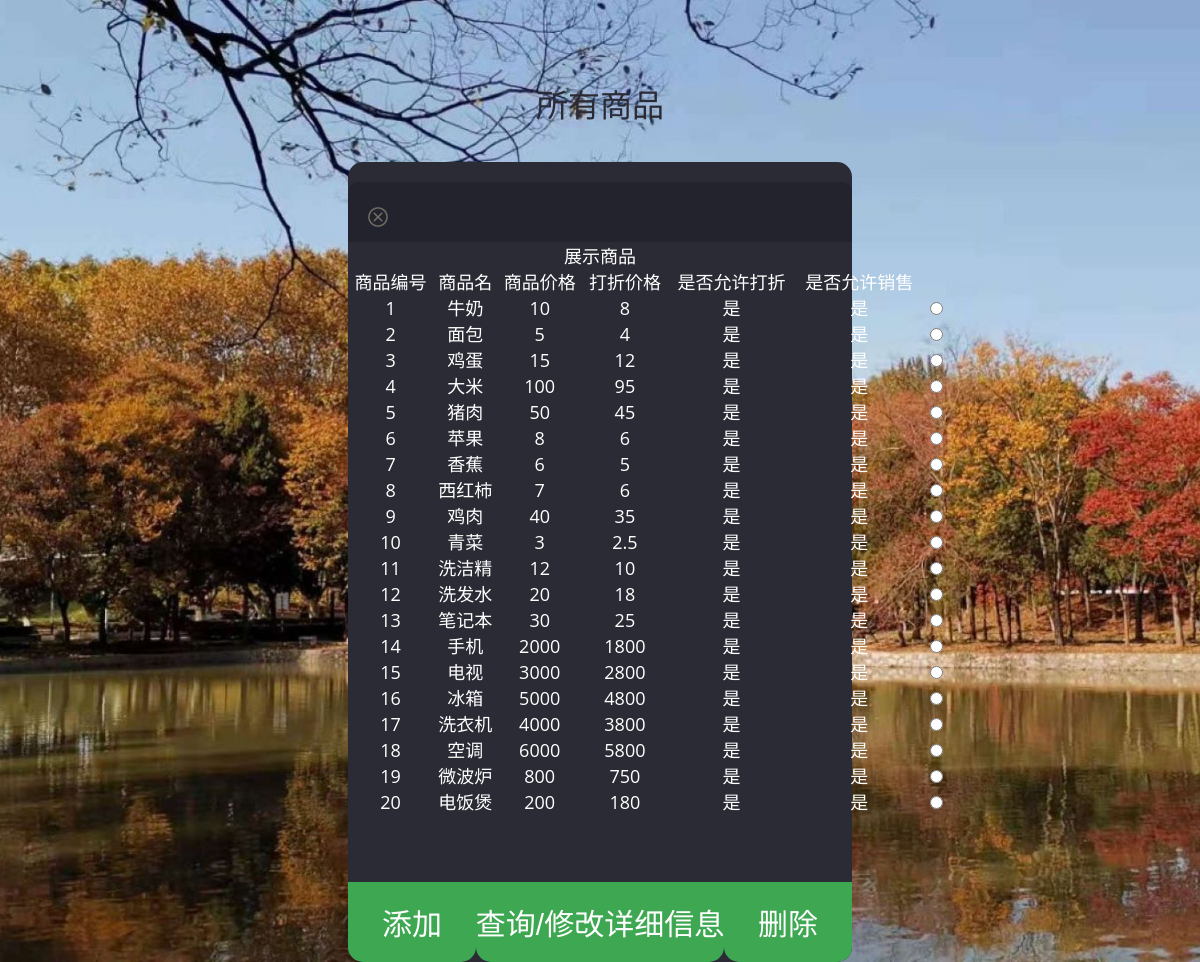
/saler/show_product (signed in), run on the app's committed database.
### tables this page shows
CREATE TABLE Product (
  product_id INT PRIMARY KEY,
  product_name VARCHAR(50) NOT NULL ,
  price DECIMAL(10,2) NOT NULL ,
  promotion_price DECIMAL(10,2) NOT NULL,
  promotion_start_date DATE,
  promotion_end_date DATE,
  allow_discount BOOLEAN NOT NULL DEFAULT TRUE,
  stock_quantity INT DEFAULT 0,
  stock_alert_quantity INT DEFAULT 9999,
  planned_purchase_quantity INT DEFAULT 0,
  allow_sales BOOLEAN DEFAULT TRUE,
  supplier_id INT NOT NULL,
  FOREIGN KEY (supplier_id) REFERENCES Supplier(supplier_id)
);

### MIS.py (the view, shortened to what this page needs)
@app.route('/saler/show_product', methods=['GET', 'POST'])
def saler_show_product(keyword=None):
    if not is_vaild('saler'):
        flash('无权限, 请登录!', 'error')
        return redirect(url_for('index'))
    error = None
    conn = conn_db()
    cur = conn.cursor()
    keyword = request.args.get('keyword')
    if keyword:
        products = cur.execute(
            '''SELECT product_id, product_name, price, promotion_price, allow_discount, allow_sales FROM Product where product_name LIKE ?''',
            ['%' + keyword + '%'])
    else:
        products = cur.execute('''SELECT product_id, product_name, price, promotion_price, allow_discount, allow_sales FROM Product''')
    return render_template('saler_show_product.html', error=error, goods=products)

### MIS.py (called while the page is built)
def conn_db():
    try:
        return sqlite3.connect(DATABASE)
    except Exception as e:
        print(e)

@app.before_request
def before_request():
    g.db = conn_db()

@app.teardown_request
def teardown_request(exception):
    if exception:
        logging.exception('An exception occurred during the request: %s', exception)
    if hasattr(g, 'db'):
        g.db.close()

def user_online():
    if 'user_id' in session:
        return True
    else:
        return False

def is_vaild(type):
    if user_online() and session['type'] == type:
        return True

### templates/saler_show_product.html (shortened to what this page needs)
<!DOCTYPE html>
<html>
<head>
<link href="../static/css/style.css" rel='stylesheet' type='text/css' />
<link href='fonts.useso.com/css?family=PT+Sans:400,700,400italic,700italic|Oswald:400,300,700' rel='stylesheet' type='text/css'>
<link href='fonts.useso.com/css?family=Exo+2' rel='stylesheet' type='text/css'>
</head>
{% block content %}
<body>
 <h1>所有商品</h1>
<div class="show-form">
	<div class="close" onclick="goback();"></div>
		<div class="head-info">
			<label class="lbl-1"> </label>
			<label class="lbl-2"> </label>
			<label class="lbl-3"> </label>
		</div>
    <form action="" method="post">
        <table width="600" border="1" align="center">
            <h4 align="center">展示商品</h4>
            <tr>
                <th align="center">商品编号</th>
                <th align="center">商品名</th>
                <th align="center">商品价格</th>
                <th align="center">打折价格</th>
                <th align="center">是否允许打折</th>
                <th align="center">是否允许销售</th>
            </tr>
            {% for good in goods %}
            <tr>
                <th>{{good[0]}}</th>
                <th>{{good[1]}}</th>
                <th>{{good[2]}}</th>
                <th>{{good[3]}}</th>
                <th>{% if good[4] != 0 %}是{% else %}否{% endif %}</th>
                <th>{% if good[5] != 0 %}是{% else %}否{% endif %}</th>
                <th align="center"><input type="radio" name="radio" value={{ good[0] }}></th>
            </tr>
            {% endfor %}
        </table>
        <br><br>
        <div class=actions align = "center" >
	        <input align="left" type='submit' name="add" value="添加" >
            <input align="center" type="submit" name="modify" value="查询/修改详细信息">
            <input align="right" type="submit" name="delete" value="删除">
	    </div>
    </form>
    </div>
</body>
{% endblock %}
</html>

### static/css/style.css (style rules this page uses)
html,body,div,span,applet,object,iframe,h1,h2,h3,h4,h5,h6,p,blockquote,pre,a,abbr,acronym,address,big,cite,code,del,dfn,em,img,ins,kbd,q,s,samp,small,strike,strong,sub,sup,tt,var,b,u,i,dl,dt,dd,ol,nav ul,nav li,fieldset,form,label,legend,table,caption,tbody,tfoot,thead,tr,th,td,article,aside,canvas,details,embed,figure,figcaption,footer,header,hgroup,menu,nav,output,ruby,section,summary,time,mark,audio,video { margin:0;padding:0;border:0;font-size:100%;font:inherit;vertical-align:baseline; }
table { border-collapse:collapse;border-spacing:0; }
body { background: url(../images/bg1.jpg) no-repeat 0px 0px; font-family: 'Open Sans', sans-serif; background-size:cover; -webkit-background-size:cover; -moz-background-size:cover; -o-background-size:cover; }
body a,form li,input[type="submit"],input[type="text"],.sixth-login input[type="submit"],.third-login input[type="submit"] { transition: 0.1s all; -webkit-transition: 0.1s all; -moz-transition: 0.1s all; -o-transition: 0.1s all; }
.close { background: url('../images/close.png') no-repeat 0px 0px; cursor: pointer; width: 20px; height: 20px; position: relative; left: 20px; top: 2.5em; -webkit-transition: color 0.2s ease-in-out; -moz-transition: color 0.2s ease-in-out; -o-transition: color 0.2s ease-in-out; transition: color 0.2s ease-in-out; }
h1 { font-family: 'Exo 2', sans-serif; text-align: center; padding-top: 80px; font-weight: 400; color: #2B2B36; font-size: 2em; }
.actions { display: flex; justify-content: space-between; align-items: center; margin-top: 20px; }
table { margin: 0 auto; }
.show-form { background: #2b2b36; position: relative; width: 42%; margin: 3% auto 0 auto; text-align: center; border-radius: 15px; -webkit-border-radius: 15px; -moz-border-radius: 15px; -o-border-radius: 15px; font-size: 18px; color: #FFFFFF; }
.head-info { padding: 5px 0; text-align: center; font-weight: 600; font-size: 2em; color: #fff; background: #23232e; height: 50px; border-top-left-radius: 10px; -webkit-border-top-left-radius: 10px; -moz-border-top-left-radius: 10px; -o-border-top-left-radius: 10px; border-top-right-radius: 10px; -webkit-border-top-right-radius: 10px; -moz-border-top-right-radius: 10px; -o-border-top-right-radius: 10p }
input[type="submit"] { font-size: 30px; color: #fff; outline: none; border: none; background: #3ea751; width: 100%; padding: 18px 0; border-bottom-left-radius: 15px; -webkit-border-bottom-left-radius: 15px; -moz-border-bottom-left-radius: 15px; -o-border-bottom-left-radius: 15px; border-bottom-right-radius: 15px; -webkit-border-bottom-right-radius: 15px; -moz-border-bottom-right-radius: 15px; -o-border-bottom-right-radius: 15px; cursor: pointer; }
label.lbl-1 { width: 20px; height: 20px; display: block; float: right; border-radius: 50%; margin: 16px 10px 0px 0px; }
label.lbl-2 { width: 20px; height: 20px; display: block; float: right; border-radius: 50%; margin: 16px 10px 0px 0px; }
label.lbl-3 { width: 20px; height: 20px; display: block; float: right; border-radius: 50%; margin: 16px 10px 0px 0px; }

### data on the page
Product: product_id "1", product_name "牛奶", price "10", promotion_price "8", allow_discount "是", allow_sales "是"
Product: product_id "2", product_name "面包", price "5", promotion_price "4", allow_discount "是", allow_sales "是"
Product: product_id "3", product_name "鸡蛋", price "15", promotion_price "12", allow_discount "是", allow_sales "是"
Product: product_id "4", product_name "大米", price "100", promotion_price "95", allow_discount "是", allow_sales "是"
Product: product_id "5", product_name "猪肉", price "50", promotion_price "45", allow_discount "是", allow_sales "是"
Product: product_id "6", product_name "苹果", price "8", promotion_price "6", allow_discount "是", allow_sales "是"
Product: product_id "7", product_name "香蕉", price "6", promotion_price "5", allow_discount "是", allow_sales "是"
Product: product_id "8", product_name "西红柿", price "7", promotion_price "6", allow_discount "是", allow_sales "是"
Product: product_id "9", product_name "鸡肉", price "40", promotion_price "35", allow_discount "是", allow_sales "是"
Product: product_id "10", product_name "青菜", price "3", promotion_price "2.5", allow_discount "是", allow_sales "是"
Product: product_id "11", product_name "洗洁精", price "12", promotion_price "10", allow_discount "是", allow_sales "是"
Product: product_id "12", product_name "洗发水", price "20", promotion_price "18", allow_discount "是", allow_sales "是"
Product: product_id "13", product_name "笔记本", price "30", promotion_price "25", allow_discount "是", allow_sales "是"
Product: product_id "14", product_name "手机", price "2000", promotion_price "1800", allow_discount "是", allow_sales "是"
Product: product_id "15", product_name "电视", price "3000", promotion_price "2800", allow_discount "是", allow_sales "是"
Product: product_id "16", product_name "冰箱", price "5000", promotion_price "4800", allow_discount "是", allow_sales "是"
Product: product_id "17", product_name "洗衣机", price "4000", promotion_price "3800", allow_discount "是", allow_sales "是"
Product: product_id "18", product_name "空调", price "6000", promotion_price "5800", allow_discount "是", allow_sales "是"
Product: product_id "19", product_name "微波炉", price "800", promotion_price "750", allow_discount "是", allow_sales "是"
Product: product_id "20", product_name "电饭煲", price "200", promotion_price "180", allow_discount "是", allow_sales "是"
